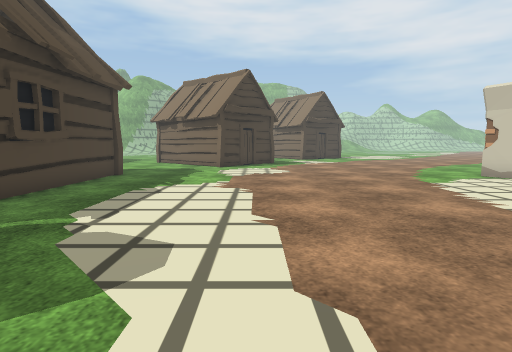
[1] (above)

24 first-person views from a walk through a scene from a Unity 3-D project. The camera is 1.2 m above the floor, tilts 6° down and sees 80° across. The floor is counted in squares, 1 m on a side. Each view is taken from the middle of a square. On the plan, view 1 faces up. The plan holds only what a view shows up to about 13 squares ahead; the rest is blank. The place goes on beyond the plan. The player is left out. Some animated figures are left out. Some surface patterns are stand-ins.

[2]
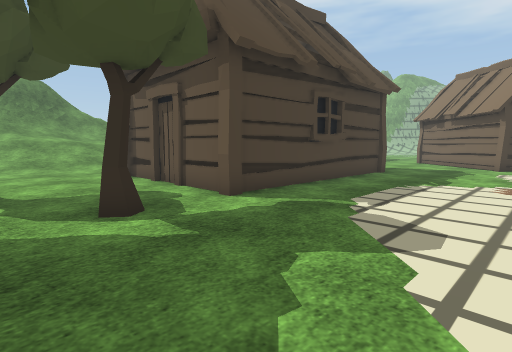

[3]
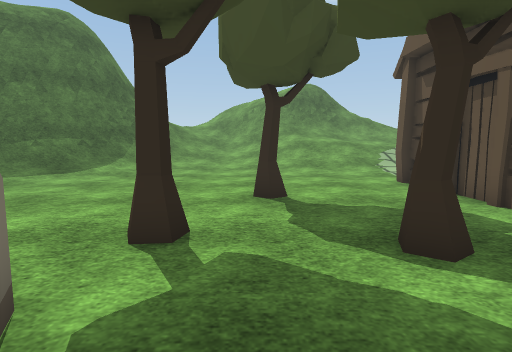

[4]
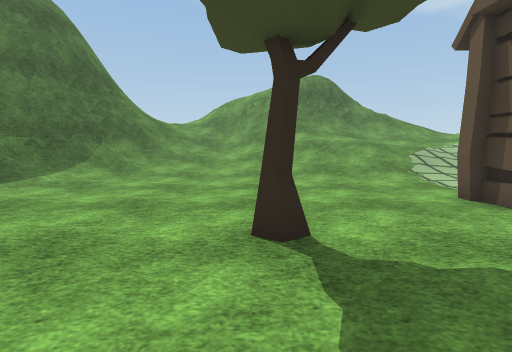

[5]
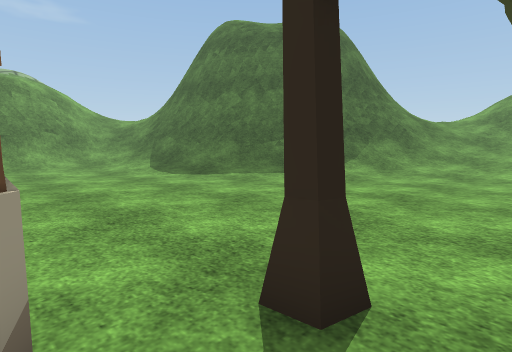

[6]
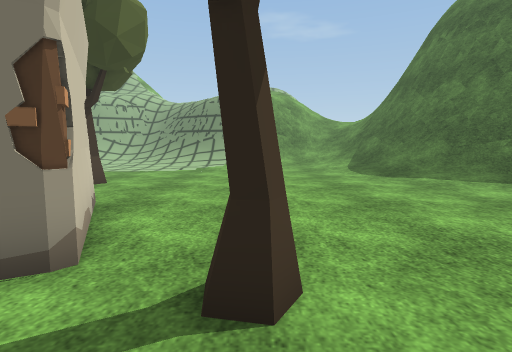

[7]
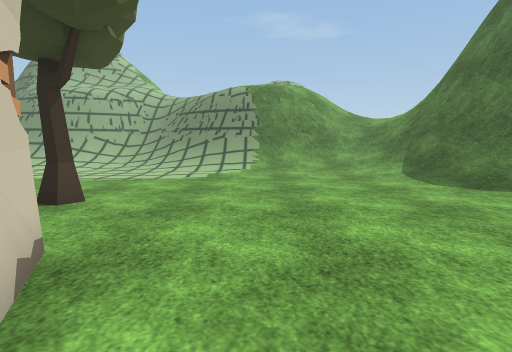

[8]
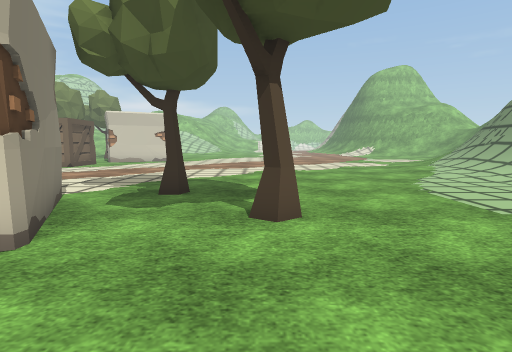

[9]
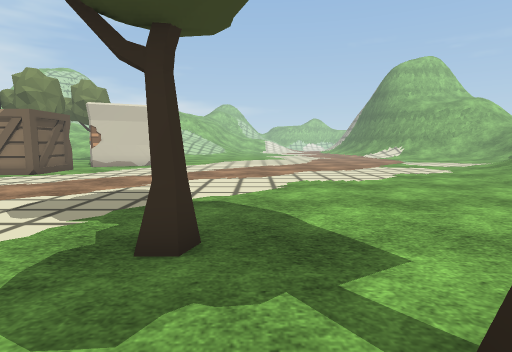

[10]
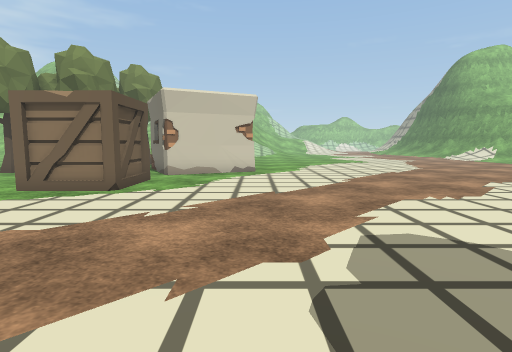

[11]
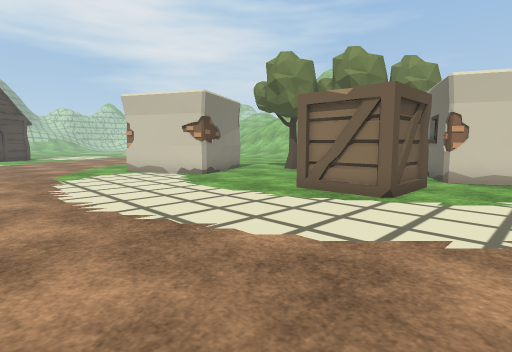

[12]
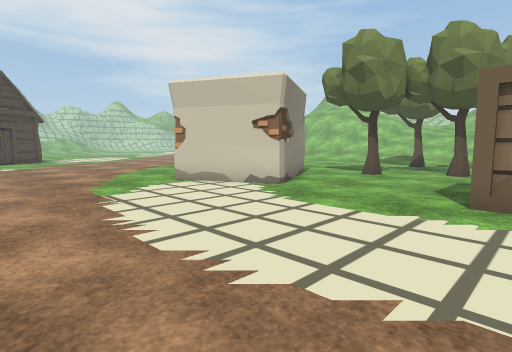

[13]
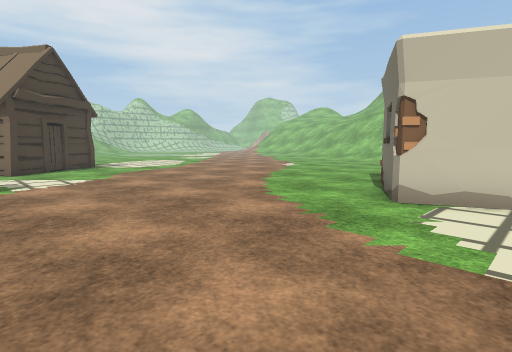

[14]
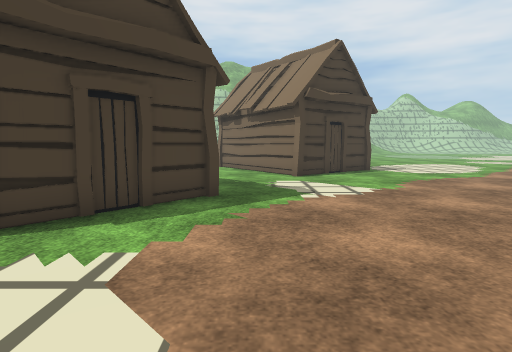

[15]
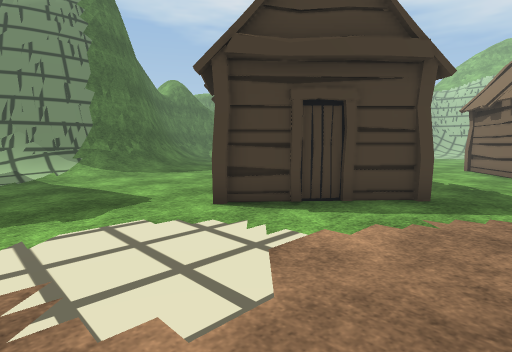

[16]
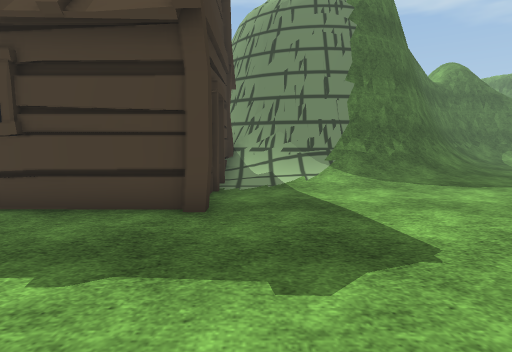

[17]
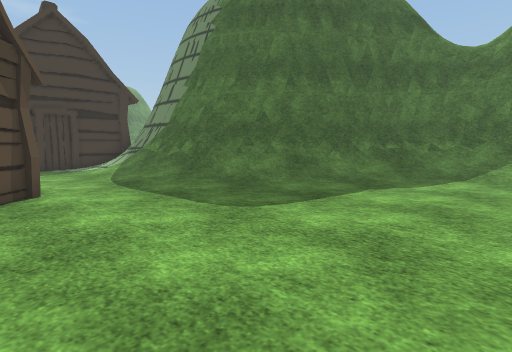

[18]
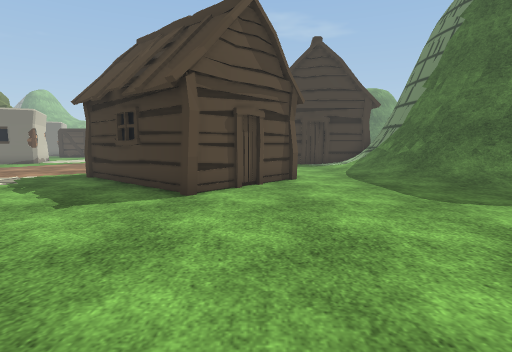

[19]
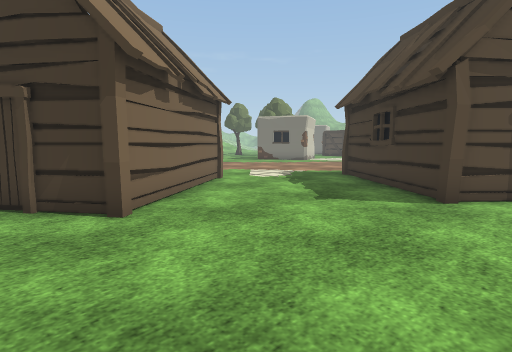

[20]
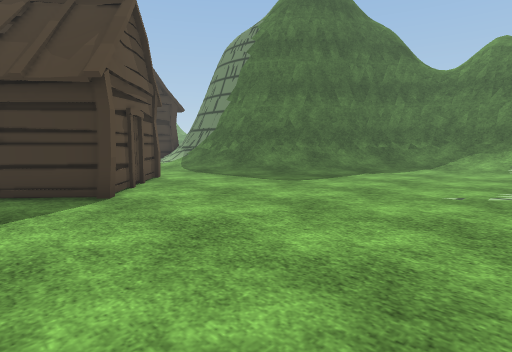

[21]
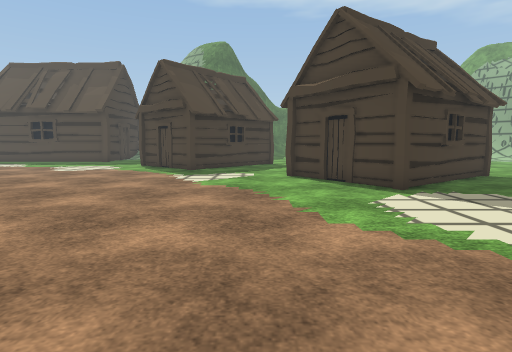

[22]
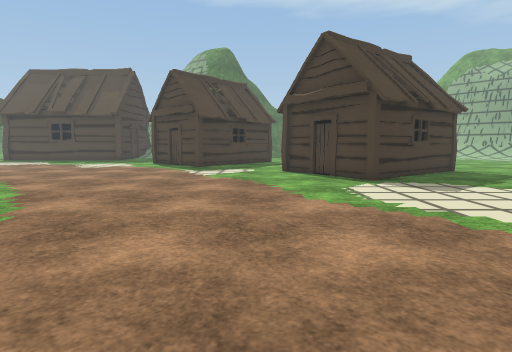

[23]
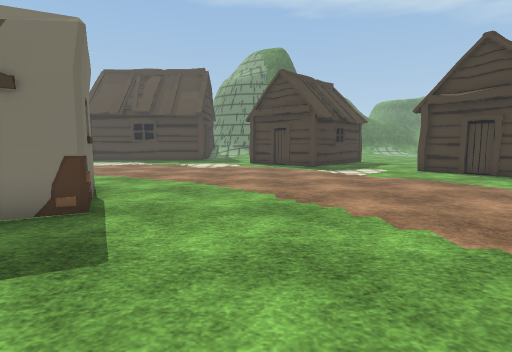

[24]
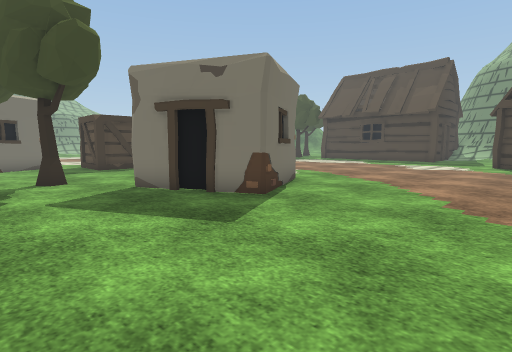

### Floor plan
Key: @ floor where view 1 was taken; # wall or solid block; . main floor; : floor 0.25 m higher than the main floor; / step, stairs or slope; = window, fence, low wall or low ledge; H hut; T tree; C crate; O other object.
Columns run from 19 left of view 1 to 17 right of it. Each row starts with its distance up from view 1.
 30             ......... HH....
 29   //................HH HH....
 28   /:...............HH   HH....
 27 #=/:................H    H......
 26 #=//.................H   HH......
 25 ###//................HH HH........
 24  ##///................HHH..........
 23  ###=//........HH......H...........
 22   ###=//.......HHH................. .
 21     ###//.....H  HH................
 20      ##=/....H    HH...............
 19       ##//...HH    HH.............
 18        #=/.....    H............... .
 17        ##/......H H.................
 16        ##//......H...................
 15        ##//..........................
 14        #=/...........................
 13       ##=/....................##.....
 12       ##HHHHHHH.............#O##.....
 11              H.............O#  #O...
 10              H..............## ##...
  9              H...............###O...
  8              HH..............#O...T.
  7  //          H....................T.
  6  ///.        H.......................
  5  ///..       H.....................TT
  4  ///...HHHHHHHH.....................
  3  ///.........................C    ..
  2  ///.........................C    .O
  1  ///.........TT.....  .......CCC.OO#
  0    :...............@  ...........#
 -1  //.......T....... .   ..........##
 -2 ///..........T..      ............#
 -3 //:..........T.#     .............O
 -4 ///............##   ...............
 -5 ////............####...............
 -6  ////...........O#.................
 -7  ==///..............TT.............
 -8  ##=///............................
 -9   ##=///..........T................
-10    ##=//..........T................
-11     ##=//..........................
-12      #=///..................... ...
-13      ##=//.....................  ..
-14       #=//.....................
-15       #=//:....................
-16      ##=///::/::/:.............

Positions as (right, up) in squares from view 1, and headings:
1: (0, 0), facing up
2: (0, -1), facing up-left
3: (-2, -1), facing left
4: (-5, -1), facing left
5: (-4, -1), facing down-left
6: (-6, 0), facing down
7: (-5, -3), facing down
8: (-6, -9), facing right
9: (-2, -8), facing right
10: (2, -3), facing right
11: (3, -2), facing up-right
12: (3, 2), facing up-right
13: (2, 9), facing up-right
14: (2, 12), facing up
15: (3, 12), facing up-left
16: (0, 13), facing left
17: (-5, 28), facing down-left
18: (-5, 30), facing down
19: (-5, 30), facing down-right
20: (-1, 30), facing down-left
21: (15, 22), facing left
22: (17, 22), facing left
23: (17, 16), facing left
24: (17, 18), facing down-left
